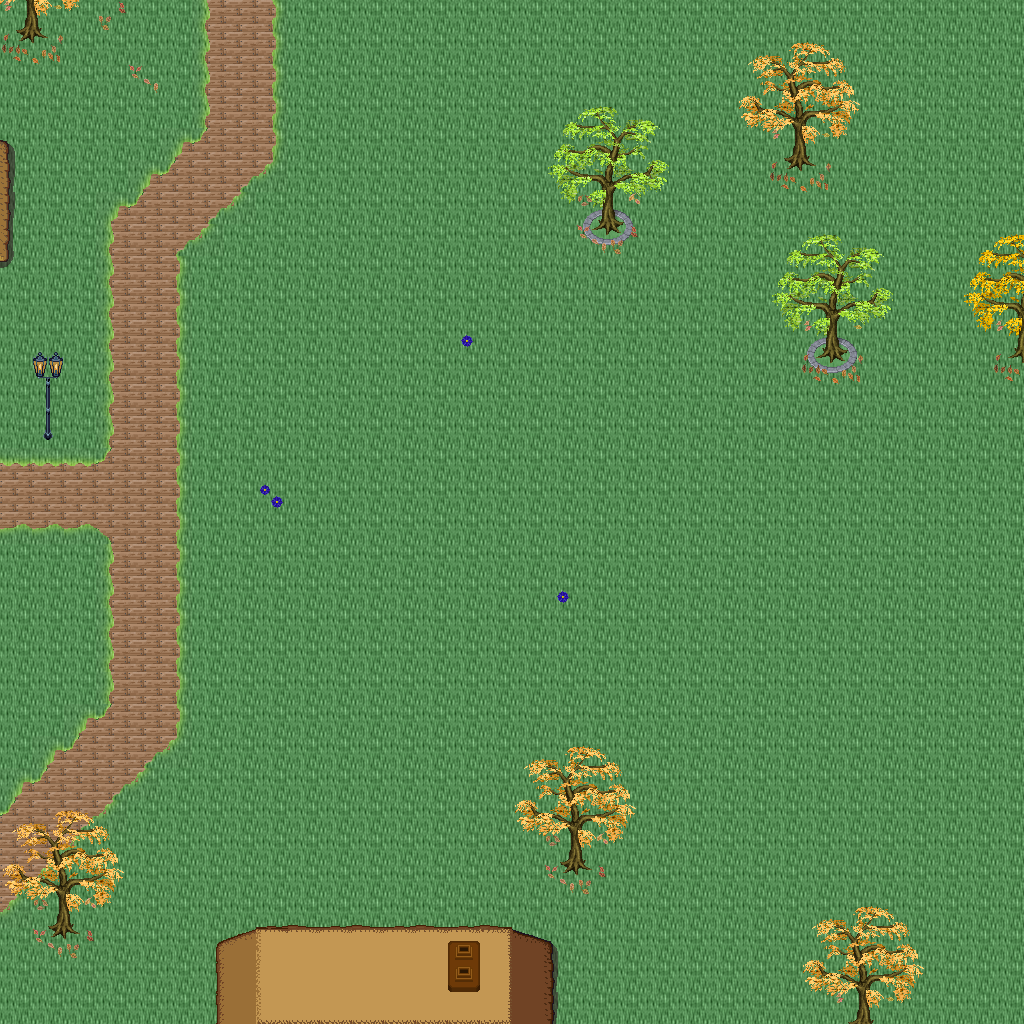

This is a level from a 2D game, rendered from its Tiled map with the project's own tilesets. A one-line summary and the map file follow, with tile-layer data summarised:
An orthogonal 32x32 tile map with 32x32 px tiles, 5 tile layers (Ground, Objects, Objects2, Above, ...), 1 hidden layer not drawn, 46 tilesets.

<map version="1.10" tiledversion="1.11.0" orientation="orthogonal" renderorder="right-down" width="32" height="32" tilewidth="32" tileheight="32" infinite="0" nextlayerid="11" nextobjectid="1">
 <tileset firstgid="1" name="logic_collision" tilewidth="32" tileheight="32" tilecount="1" columns="1">
  <image source="../drawable/logic_collision.png" width="32" height="32" />
 </tileset>
 <tileset firstgid="2" name="ground_ridge_earth_pale" tilewidth="32" tileheight="32" tilecount="96" columns="12">
  <image source="../drawable/ground_ridge_earth_pale.png" width="384" height="256" />
 </tileset>
 <tileset firstgid="98" name="ground_ridge_earth_dark" tilewidth="32" tileheight="32" tilecount="96" columns="12">
  <image source="../drawable/ground_ridge_earth_dark.png" width="384" height="256" />
 </tileset>
 <tileset firstgid="194" name="ground_ground" tilewidth="32" tileheight="32" tilecount="33" columns="3">
  <image source="../drawable/ground_ground.png" width="96" height="352" />
 </tileset>
 <tileset firstgid="227" name="building_castle" tilewidth="32" tileheight="32" tilecount="320" columns="20">
  <image source="../drawable/building_castle.png" width="640" height="512" />
 </tileset>
 <tileset firstgid="547" name="item_pot_barrels_1" tilewidth="32" tileheight="32" tilecount="8" columns="4">
  <image source="../drawable/item_pot_barrels_1.png" width="128" height="64" />
 </tileset>
 <tileset firstgid="555" name="item_weapon_cannon" tilewidth="32" tileheight="32" tilecount="12" columns="3">
  <image source="../drawable/item_weapon_cannon.png" width="96" height="128" />
 </tileset>
 <tileset firstgid="567" name="building_door_closed" tilewidth="32" tileheight="32" tilecount="1" columns="1">
  <image source="../drawable/building_door_closed.png" width="32" height="32" />
 </tileset>
 <tileset firstgid="568" name="building_door_door" tilewidth="32" tileheight="32" tilecount="6" columns="3">
  <image source="../drawable/building_door_door.png" width="96" height="64" />
 </tileset>
 <tileset firstgid="574" name="building_window_window_centered" tilewidth="32" tileheight="32" tilecount="1" columns="1">
  <image source="../drawable/building_window_window_centered.png" width="32" height="32" />
 </tileset>
 <tileset firstgid="575" name="building_decoration_chimney_big" tilewidth="32" tileheight="32" tilecount="2" columns="1">
  <image source="../drawable/building_decoration_chimney_big.png" width="32" height="64" />
 </tileset>
 <tileset firstgid="577" name="building_stairs_stairs_grey" tilewidth="32" tileheight="32" tilecount="6" columns="3">
  <image source="../drawable/building_stairs_stairs_grey.png" width="96" height="64" />
 </tileset>
 <tileset firstgid="583" name="building_witch_hut" tilewidth="32" tileheight="32" tilecount="80" columns="5">
  <image source="../drawable/building_witch_hut.png" width="160" height="512" />
 </tileset>
 <tileset firstgid="663" name="ground_grass_edges" tilewidth="32" tileheight="32" tilecount="36" columns="12">
  <image source="../drawable/ground_grass_edges.png" width="384" height="96" />
 </tileset>
 <tileset firstgid="699" name="ground_grass_corners" tilewidth="32" tileheight="32" tilecount="24" columns="6">
  <image source="../drawable/ground_grass_corners.png" width="192" height="128" />
 </tileset>
 <tileset firstgid="723" name="logic_item_vegetable" tilewidth="32" tileheight="32" tilecount="16" columns="8">
  <image source="../drawable/logic_item_vegetable.png" width="256" height="64" />
 </tileset>
 <tileset firstgid="739" name="plant_tree_fall_trees" tilewidth="32" tileheight="32" tilecount="40" columns="8">
  <image source="../drawable/plant_tree_fall_trees.png" width="256" height="160" />
 </tileset>
 <tileset firstgid="779" name="plant_stump_stump_pale_purple" tilewidth="32" tileheight="32" tilecount="4" columns="2">
  <image source="../drawable/plant_stump_stump_pale_purple.png" width="64" height="64" />
 </tileset>
 <tileset firstgid="783" name="plant_stump_small_stump" tilewidth="32" tileheight="32" tilecount="4" columns="2">
  <image source="../drawable/plant_stump_small_stump.png" width="64" height="64" />
 </tileset>
 <tileset firstgid="787" name="furniture_light_small_lamp" tilewidth="32" tileheight="32" tilecount="4" columns="4">
  <image source="../drawable/furniture_light_small_lamp.png" width="128" height="32" />
 </tileset>
 <tileset firstgid="791" name="item_pot_barrel" tilewidth="32" tileheight="32" tilecount="2" columns="1">
  <image source="../drawable/item_pot_barrel.png" width="32" height="64" />
 </tileset>
 <tileset firstgid="793" name="plant_tree_locust_tree" tilewidth="32" tileheight="32" tilecount="20" columns="4">
  <image source="../drawable/plant_tree_locust_tree.png" width="128" height="160" />
 </tileset>
 <tileset firstgid="813" name="plant_leaves" tilewidth="32" tileheight="32" tilecount="8" columns="4">
  <image source="../drawable/plant_leaves.png" width="128" height="64" />
 </tileset>
 <tileset firstgid="821" name="plant_flower_daisy_blue" tilewidth="32" tileheight="32" tilecount="8" columns="2">
  <image source="../drawable/plant_flower_daisy_blue.png" width="64" height="128" />
 </tileset>
 <tileset firstgid="829" name="plant_flower_daisy_yellow" tilewidth="32" tileheight="32" tilecount="8" columns="2">
  <image source="../drawable/plant_flower_daisy_yellow.png" width="64" height="128" />
 </tileset>
 <tileset firstgid="837" name="plant_flower_small_flower_bed_2" tilewidth="32" tileheight="32" tilecount="12" columns="3">
  <image source="../drawable/plant_flower_small_flower_bed_2.png" width="96" height="128" />
 </tileset>
 <tileset firstgid="849" name="plant_flower_small_flower_bed" tilewidth="32" tileheight="32" tilecount="12" columns="3">
  <image source="../drawable/plant_flower_small_flower_bed.png" width="96" height="128" />
 </tileset>
 <tileset firstgid="861" name="plant_flower_flower_bed_1" tilewidth="32" tileheight="32" tilecount="35" columns="7">
  <image source="../drawable/plant_flower_flower_bed_1.png" width="224" height="160" />
 </tileset>
 <tileset firstgid="896" name="plant_flower_hothouse_flowers" tilewidth="32" tileheight="32" tilecount="72" columns="6">
  <image source="../drawable/plant_flower_hothouse_flowers.png" width="192" height="384" />
 </tileset>
 <tileset firstgid="968" name="furniture_light_lamp_blue" tilewidth="32" tileheight="32" tilecount="3" columns="1">
  <image source="../drawable/furniture_light_lamp_blue.png" width="32" height="96" />
 </tileset>
 <tileset firstgid="971" name="light_dim_light_7x5" tilewidth="32" tileheight="32" tilecount="35" columns="7">
  <image source="../drawable/light_dim_light_7x5.png" width="224" height="160" />
 </tileset>
 <tileset firstgid="1006" name="building_decoration_chimney" tilewidth="32" tileheight="32" tilecount="2" columns="1">
  <image source="../drawable/building_decoration_chimney.png" width="32" height="64" />
 </tileset>
 <tileset firstgid="1008" name="building_decoration_cauldron_sign" tilewidth="32" tileheight="32" tilecount="1" columns="1">
  <image source="../drawable/building_decoration_cauldron_sign.png" width="32" height="32" />
 </tileset>
 <tileset firstgid="1009" name="building_decoration_magician_banner" tilewidth="32" tileheight="32" tilecount="3" columns="3">
  <image source="../drawable/building_decoration_magician_banner.png" width="96" height="32" />
 </tileset>
 <tileset firstgid="1012" name="logic_portal" tilewidth="32" tileheight="32" tilecount="24" columns="8">
  <image source="../drawable/logic_portal.png" width="256" height="96" />
 </tileset>
 <tileset firstgid="1036" name="ground_ground_3" tilewidth="32" tileheight="32" tilecount="5" columns="5">
  <image source="../drawable/ground_ground_3.png" width="160" height="32" />
 </tileset>
 <tileset firstgid="1041" name="building_cottage" tilewidth="32" tileheight="32" tilecount="256" columns="16">
  <image source="../drawable/building_cottage.png" width="512" height="512" />
 </tileset>
 <tileset firstgid="1297" name="building_roof_thatched_roof" tilewidth="32" tileheight="32" tilecount="256" columns="16">
  <image source="../drawable/building_roof_thatched_roof.png" width="512" height="512" />
 </tileset>
 <tileset firstgid="1553" name="building_door_doors" tilewidth="32" tileheight="32" tilecount="256" columns="16">
  <image source="../drawable/building_door_doors.png" width="512" height="512" />
 </tileset>
 <tileset firstgid="1809" name="building_window_windows" tilewidth="32" tileheight="32" tilecount="256" columns="16">
  <image source="../drawable/building_window_windows.png" width="512" height="512" />
 </tileset>
 <tileset firstgid="2065" name="plant_bush_leafy" tilewidth="32" tileheight="32" tilecount="48" columns="8">
  <image source="../drawable/plant_bush_leafy.png" width="256" height="192" />
 </tileset>
 <tileset firstgid="2113" name="plant_bush_flowering" tilewidth="32" tileheight="32" tilecount="72" columns="8">
  <image source="../drawable/plant_bush_flowering.png" width="256" height="288" />
 </tileset>
 <tileset firstgid="2185" name="object_stone_well" tilewidth="32" tileheight="32" tilecount="6" columns="2">
  <image source="../drawable/object_stone_well.png" width="64" height="96" />
 </tileset>
 <tileset firstgid="2191" name="item_pot_cauldron" tilewidth="32" tileheight="32" tilecount="48" columns="8">
  <image source="../drawable/item_pot_cauldron.png" width="256" height="192" />
 </tileset>
 <tileset firstgid="2239" name="item_campfires" tilewidth="32" tileheight="32" tilecount="2" columns="2">
  <image source="../drawable/item_campfires.png" width="64" height="32" />
 </tileset>
 <tileset firstgid="2241" name="item_firewood" tilewidth="32" tileheight="32" tilecount="12" columns="3">
  <image source="../drawable/item_firewood.png" width="96" height="128" />
 </tileset>
 <layer id="1" name="Ground" width="32" height="32">
  <data>[1024 cells, 1024 non-empty, 2 distinct tile ids]</data>
 </layer>
 <layer id="2" name="Objects" width="32" height="32">
  <data>[1024 cells, 90 non-empty, 16 distinct tile ids]</data>
 </layer>
 <layer id="3" name="Objects2" width="32" height="32">
  <data>[1024 cells, 30 non-empty, 8 distinct tile ids]</data>
 </layer>
 <layer id="4" name="Above" width="32" height="32">
  <data>[1024 cells, 151 non-empty, 64 distinct tile ids]</data>
 </layer>
 <layer id="5" name="Above2" width="32" height="32">
  <data>[1024 cells, 10 non-empty, 4 distinct tile ids]</data>
 </layer>
 <layer id="6" name="Walkable" width="32" height="32" visible="0">
  <data>[1024 cells, 28 non-empty, 1 distinct tile ids]</data>
 </layer>
 <objectgroup id="7" name="Mapevents" />
 <objectgroup id="8" name="Spawn" />
 <objectgroup id="9" name="Keys" />
 <objectgroup id="10" name="Replace" />
</map>
